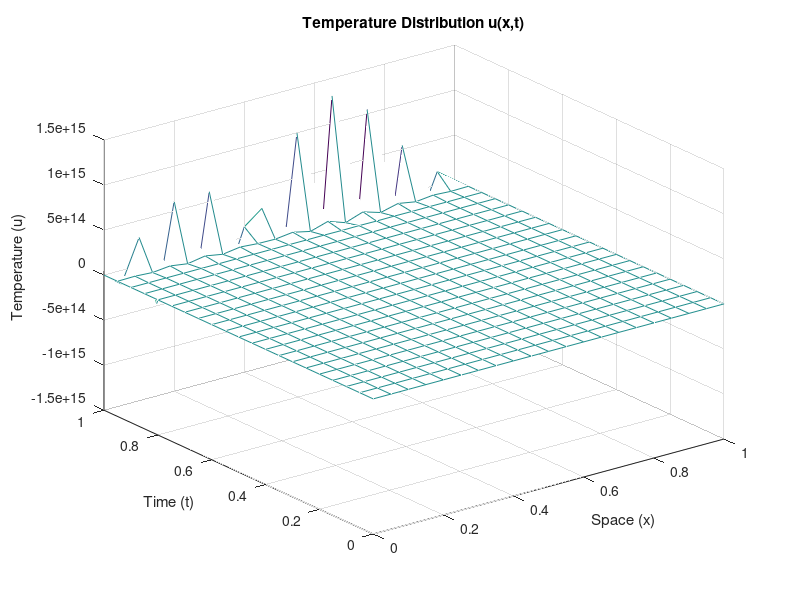

Write the MATLAB code that produced this figure.
% Parameters
D = 0.5;                      % Thermal diffusivity
L = 1;                      % Length of the domain
T = 1;                      % Total time
dx = 0.05;                   % Spatial step size
dt = 0.05;                   % Time step size
Nx = ceil(L/dx) + 1;              % Number of spatial points
Nt = ceil(T/dt) + 1;              % Number of time points

% Stability condition check (for explicit scheme)
S = D*dt/dx^2;
if S > 0.5
    warning('Stability condition not met. Reduce dt or increase dx.');
end

% Grid initialization
x = linspace(0, L, Nx);
t = linspace(0, T, Nt);
u = zeros(Nx, Nt);

% Initial condition
u(:, 1) = sin(pi*x);

% Boundary conditions
u(1, :) = 0;
u(end, :) = 0;

% Finite difference method (Explicit)
for j = 1:Nt-1
    for i = 2:Nx-1
        u(i, j+1) = u(i, j) + S*(u(i+1, j) - 2*u(i, j) + u(i-1, j));
    end
end


close all
% Plotting the results
figure;
mesh(x, t, u');
xlabel('Space (x)');
ylabel('Time (t)');
zlabel('Temperature (u)');
title('Temperature Distribution u(x,t)');




% Exact solution
u_exact = zeros(Nx, Nt);
for j = 1:Nt
    u_exact(:, j) = exp(-pi^2 * D * t(j)) * sin(pi * x);
end

% Calculate the squared differences
squaredDifferences = (u - u_exact).^2;

% Compute the Mean Squared Error
mse = mean(squaredDifferences(:));

% Display the result
disp(['Mean Squared Error: ', num2str(mse)]);

